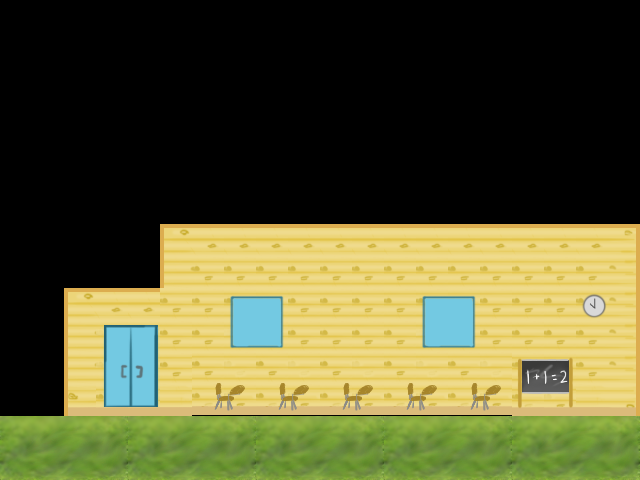

This game map was drawn from its Tiled (.tmx) file and the tilesets committed beside it. A one-line description and the trimmed map source follow:
An orthogonal 20x15 tile map with 32x32 px tiles, 1 tile layer (Tile Layer 1).

<map version="1.0" orientation="orthogonal" renderorder="right-down" width="20" height="15" tilewidth="32" tileheight="32">
 <tileset firstgid="1" name="school" tilewidth="32" tileheight="32">
  <image source="../tile/school.png" width="480" height="480" />
 </tileset>
 <layer name="Tile Layer 1" width="20" height="15">
  <data>[300 cells, 142 non-empty, 36 distinct tile ids]</data>
 </layer>
</map>
